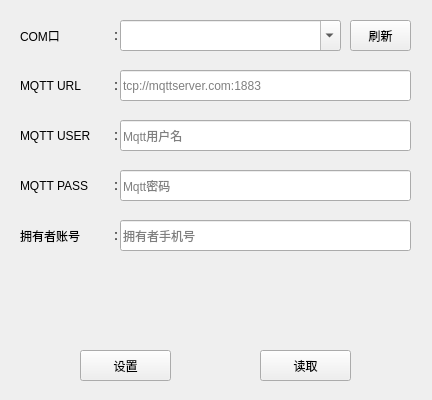
<?xml version="1.0" encoding="UTF-8"?>
<ui version="4.0">
 <class>IspIotProgram</class>
 <widget class="QWidget" name="IspIotProgram">
  <property name="geometry">
   <rect>
    <x>0</x>
    <y>0</y>
    <width>432</width>
    <height>400</height>
   </rect>
  </property>
  <property name="windowTitle">
   <string>沃航设备配置工具</string>
  </property>
  <property name="windowIcon">
   <iconset resource="../../resources/resources.qrc">
    <normaloff>:/favicon.png</normaloff>:/favicon.png</iconset>
  </property>
  <widget class="QLabel" name="comlabel">
   <property name="geometry">
    <rect>
     <x>20</x>
     <y>20</y>
     <width>51</width>
     <height>31</height>
    </rect>
   </property>
   <property name="text">
    <string>COM口</string>
   </property>
  </widget>
  <widget class="QPushButton" name="refresh">
   <property name="geometry">
    <rect>
     <x>350</x>
     <y>20</y>
     <width>61</width>
     <height>31</height>
    </rect>
   </property>
   <property name="text">
    <string>刷新</string>
   </property>
  </widget>
  <widget class="QComboBox" name="com">
   <property name="geometry">
    <rect>
     <x>120</x>
     <y>20</y>
     <width>221</width>
     <height>31</height>
    </rect>
   </property>
   <property name="editable">
    <bool>true</bool>
   </property>
  </widget>
  <widget class="QLabel" name="mqtturllabel">
   <property name="geometry">
    <rect>
     <x>20</x>
     <y>70</y>
     <width>91</width>
     <height>31</height>
    </rect>
   </property>
   <property name="text">
    <string>MQTT URL</string>
   </property>
  </widget>
  <widget class="QLabel" name="mqttpasslabel">
   <property name="geometry">
    <rect>
     <x>20</x>
     <y>170</y>
     <width>91</width>
     <height>31</height>
    </rect>
   </property>
   <property name="text">
    <string>MQTT PASS</string>
   </property>
  </widget>
  <widget class="QLineEdit" name="mqttuser">
   <property name="geometry">
    <rect>
     <x>120</x>
     <y>120</y>
     <width>291</width>
     <height>31</height>
    </rect>
   </property>
   <property name="placeholderText">
    <string>Mqtt用户名</string>
   </property>
  </widget>
  <widget class="QLineEdit" name="mqttpass">
   <property name="geometry">
    <rect>
     <x>120</x>
     <y>170</y>
     <width>291</width>
     <height>31</height>
    </rect>
   </property>
   <property name="placeholderText">
    <string>Mqtt密码</string>
   </property>
  </widget>
  <widget class="QLineEdit" name="mqtturl">
   <property name="geometry">
    <rect>
     <x>120</x>
     <y>70</y>
     <width>291</width>
     <height>31</height>
    </rect>
   </property>
   <property name="inputMask">
    <string/>
   </property>
   <property name="text">
    <string/>
   </property>
   <property name="placeholderText">
    <string>tcp://mqttserver.com:1883</string>
   </property>
  </widget>
  <widget class="QLabel" name="mqttuserlabel">
   <property name="geometry">
    <rect>
     <x>20</x>
     <y>120</y>
     <width>91</width>
     <height>31</height>
    </rect>
   </property>
   <property name="text">
    <string>MQTT USER</string>
   </property>
  </widget>
  <widget class="QLabel" name="tips">
   <property name="geometry">
    <rect>
     <x>40</x>
     <y>270</y>
     <width>341</width>
     <height>61</height>
    </rect>
   </property>
   <property name="text">
    <string/>
   </property>
   <property name="textInteractionFlags">
    <set>Qt::TextSelectableByKeyboard|Qt::TextSelectableByMouse</set>
   </property>
  </widget>
  <widget class="QLabel" name="userlabel">
   <property name="geometry">
    <rect>
     <x>20</x>
     <y>220</y>
     <width>91</width>
     <height>31</height>
    </rect>
   </property>
   <property name="text">
    <string>拥有者账号</string>
   </property>
  </widget>
  <widget class="QLineEdit" name="user">
   <property name="geometry">
    <rect>
     <x>120</x>
     <y>220</y>
     <width>291</width>
     <height>31</height>
    </rect>
   </property>
   <property name="placeholderText">
    <string>拥有者手机号</string>
   </property>
  </widget>
  <widget class="QPushButton" name="getmode">
   <property name="geometry">
    <rect>
     <x>260</x>
     <y>350</y>
     <width>91</width>
     <height>31</height>
    </rect>
   </property>
   <property name="text">
    <string>读取</string>
   </property>
  </widget>
  <widget class="QPushButton" name="setmode">
   <property name="geometry">
    <rect>
     <x>80</x>
     <y>350</y>
     <width>91</width>
     <height>31</height>
    </rect>
   </property>
   <property name="text">
    <string>设置</string>
   </property>
  </widget>
  <widget class="QLabel" name="label_1">
   <property name="geometry">
    <rect>
     <x>110</x>
     <y>20</y>
     <width>16</width>
     <height>31</height>
    </rect>
   </property>
   <property name="text">
    <string>：</string>
   </property>
  </widget>
  <widget class="QLabel" name="label_2">
   <property name="geometry">
    <rect>
     <x>110</x>
     <y>70</y>
     <width>16</width>
     <height>31</height>
    </rect>
   </property>
   <property name="text">
    <string>：</string>
   </property>
  </widget>
  <widget class="QLabel" name="label_3">
   <property name="geometry">
    <rect>
     <x>110</x>
     <y>120</y>
     <width>16</width>
     <height>31</height>
    </rect>
   </property>
   <property name="text">
    <string>：</string>
   </property>
  </widget>
  <widget class="QLabel" name="label_4">
   <property name="geometry">
    <rect>
     <x>110</x>
     <y>170</y>
     <width>16</width>
     <height>31</height>
    </rect>
   </property>
   <property name="text">
    <string>：</string>
   </property>
  </widget>
  <widget class="QLabel" name="label_8">
   <property name="geometry">
    <rect>
     <x>110</x>
     <y>220</y>
     <width>16</width>
     <height>31</height>
    </rect>
   </property>
   <property name="text">
    <string>：</string>
   </property>
  </widget>
 </widget>
 <layoutdefault spacing="6" margin="11"/>
 <resources>
  <include location="../../resources/resources.qrc"/>
 </resources>
 <connections/>
</ui>
